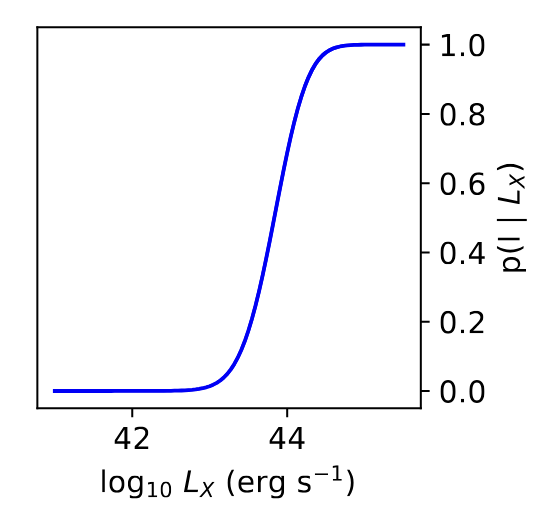
#> input picture data/erosita-sel-func.png, 556 x 532 px
$ jupyter execute image_extract.ipynb   (shell and % lines are left out)
#> lines starting #> are read from the running program, lines starting #| are printed output that depends on the picture; after the words box and inside, x2 and y2 are one past the last pixel; in counts of white or black regions, pixels touching at a corner belong together
[cell 1]
from PIL import Image
import numpy as np
import matplotlib.pyplot as plt

# Load the image
img_path = "data/erosita-sel-func.png"
img = Image.open(img_path)
#> img is the input picture: PIL image 556x532 RGBA; mean R, G, B, A 246.8, 246.8, 248.7, 255

# Display the uploaded plot
plt.imshow(img)
plt.axis("off")
plt.show()

[cell 2]
import cv2

# Convert image to array for processing
img_array = np.array(img)

# Convert to grayscale
gray = cv2.cvtColor(img_array, cv2.COLOR_RGB2GRAY)

# Detect blue line by masking (since the line is blue)
hsv = cv2.cvtColor(img_array, cv2.COLOR_RGB2HSV)
#> hsv: shape (532, 556, 3); mean H, S, V 1.1, 2, 248.7
lower_blue = np.array([100, 150, 50])
upper_blue = np.array([140, 255, 255])
mask = cv2.inRange(hsv, lower_blue, upper_blue)
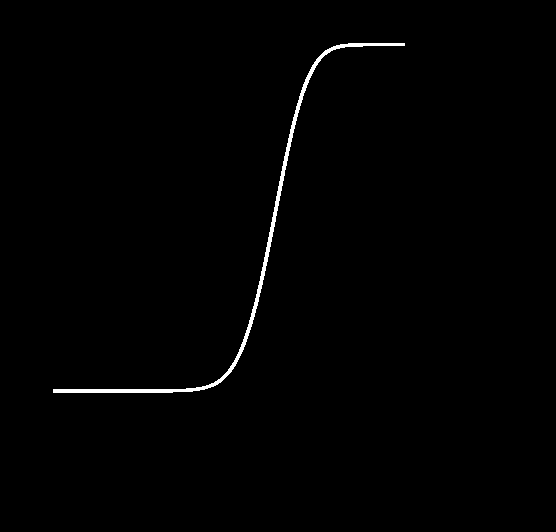
#> mask: shape (532, 556); 0.77% white; 1 white region, box (x1, y1, x2, y2) and area: (53, 43, 405, 393) 2270

# Get coordinates of blue pixels
ys, xs = np.where(mask > 0)
#> ys = 2270 values from 43 to 392; xs = 2270 values, max 404 at index 56, min 53 at index 1711, mean 244.6

# Normalize coordinates to [0,1] in image space
x_norm = (xs - xs.min()) / (xs.max() - xs.min())
#> x_norm = 2270 values, max 1 at index 56, min 0 at index 1711, mean 0.546
y_norm = 1 - (ys - ys.min()) / (ys.max() - ys.min())  # flip y-axis
#> y_norm = 2270 values, max 1 at index 0, min 0 at index 2150, mean 0.422

# Scale to axis values (x ~ 41–45, y ~ 0–1)
x_data = 41 + x_norm * (45 - 41)
#> x_data = 2270 values, max 45 at index 56, min 41 at index 1711, mean 43.18
y_data = y_norm
#> y_data has the same summary as y_norm

# Sort by x for clarity
sorted_idx = np.argsort(x_data)
#> sorted_idx = 2270 values, max 2269 at index 477, min 0 at index 2087, mean 1134.5
x_data_sorted = x_data[sorted_idx]
#> x_data_sorted = 2270 values from 41 to 45
y_data_sorted = y_data[sorted_idx]
#> y_data_sorted = 2270 values, max 1 at index 2087, min 0 at index 3, mean 0.422

# Show extracted curve overlay
plt.figure(figsize=(5,5))
plt.imshow(img_array)
plt.scatter(xs, ys, s=1, c="red")
plt.axis("off")
plt.show()
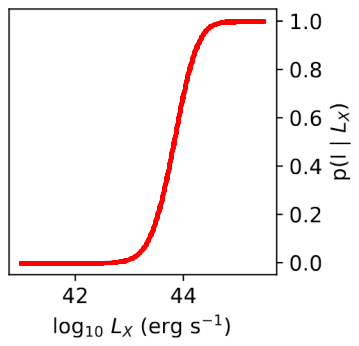
#> figure drawn by matplotlib, 1 panel

# Return a sample of extracted data points
list(zip(x_data_sorted[::200], y_data_sorted[::200]))[:10]
#> Out = [(41, 0.00573), (41.57, 0.00573), (42.14, 0.00287), (42.75, 0.0172), (43.15, 0.138), (43.32, 0.258), (43.45, 0.421), (43.56, 0.587), (43.68, 0.682), (43.83, 0.831)]

[cell 3]
import pandas as pd

# Create dataframe with sorted data
df = pd.DataFrame({
    "log10_Lx_erg_s^-1": x_data_sorted,
    "p_I_given_Lx": y_data_sorted
})
#> df = table of 2270 rows and 2 columns

# Save to CSV
csv_path = "data/extracted_curve.csv"
df.to_csv(csv_path, index=False)

csv_path
